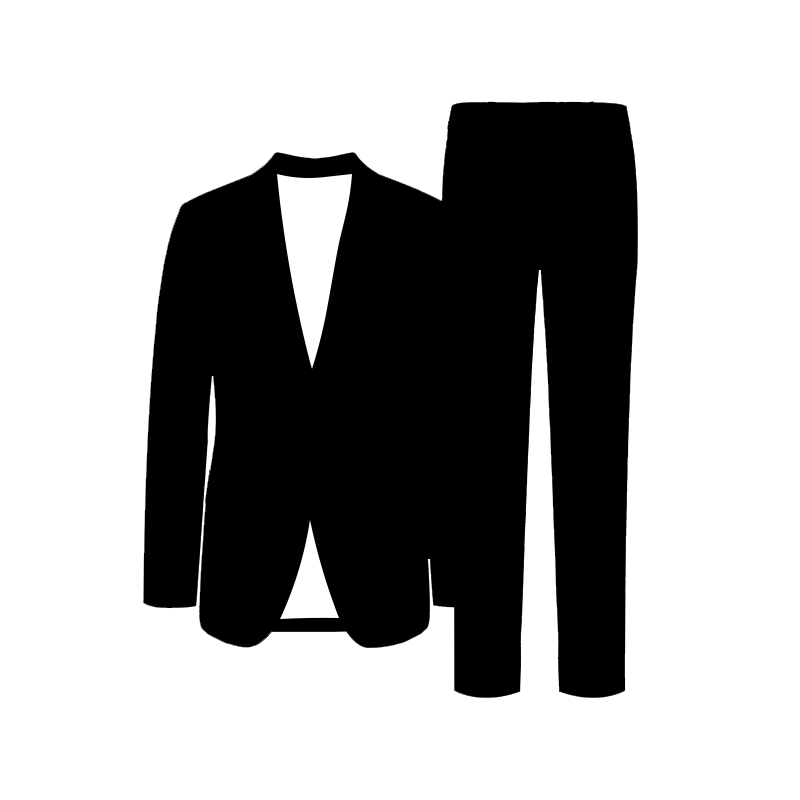
#> input picture test/step2layerpre/suit1fabric1/outsuit/maske_outsuit_1/maske_outsuit_1.png, 800 x 800 px, found by its file name
$ python mask.py
#> lines starting #> are read from the running program, lines starting #| are printed output that depends on the picture; after the words box and inside, x2 and y2 are one past the last pixel; in counts of white or black regions, pixels touching at a corner belong together
from PIL import Image
import numpy as np
import os

def apply_mask_and_fill(mask_path, fill_path, output_path):
    # 读取遮罩图片和填充图片
    mask_image = Image.open(mask_path).convert('L')  # 转换为灰度图
    fill_image = Image.open(fill_path).convert('RGB')
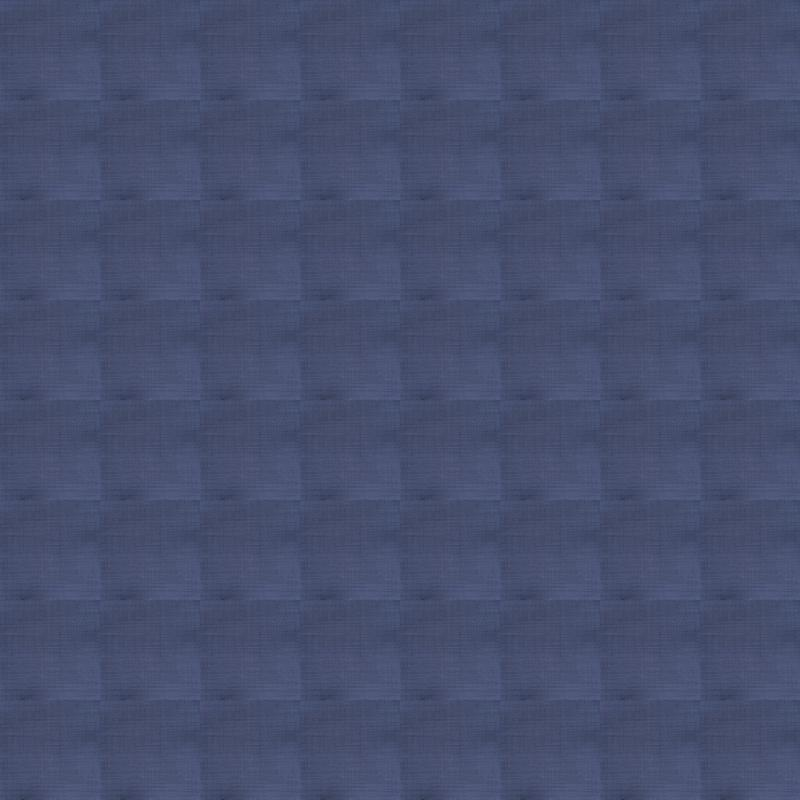
#> input picture test/step3maskpre/3_1mask/fill_1/fabric1.jpg, 800 x 800 px, found by its file name
#> fill_image is the input picture: PIL image 800x800 RGB; mean R, G, B 71.2, 79.6, 110.6

    # 将遮罩图转换为NumPy数组
    mask_array = np.array(mask_image)

    # 生成黑色部分的掩码（黑色为0，其他为1）
    black_mask = mask_array == 0
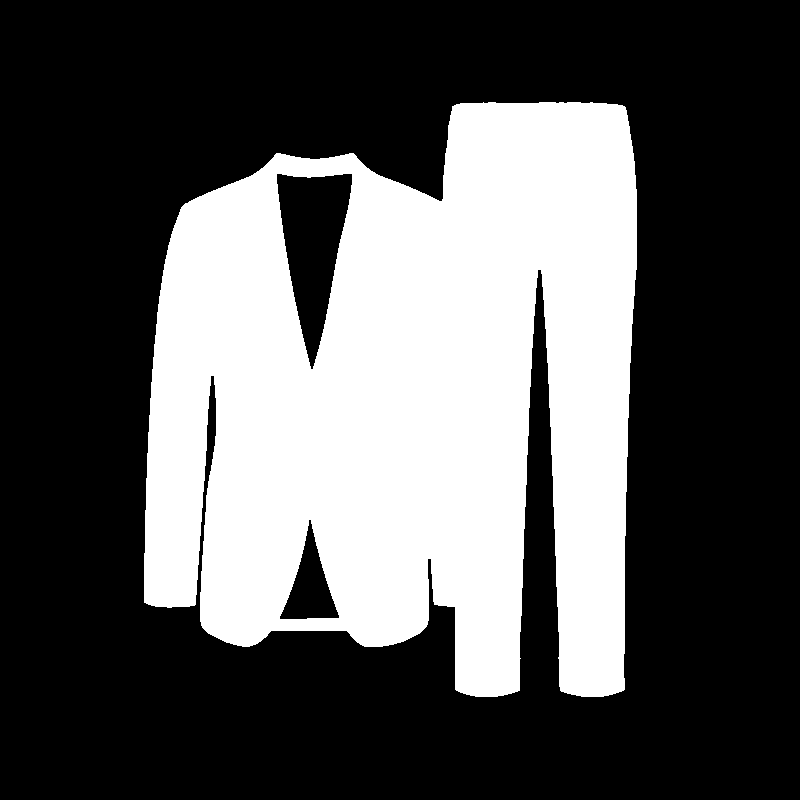
#> black_mask: shape (800, 800) bool; 34% white; 1 white region, box (x1, y1, x2, y2) and area: (144, 102, 637, 697) 217561

    # 调整填充图片的大小以适应遮罩图片
    fill_image_resized = fill_image.resize(mask_image.size)
    fill_array = np.array(fill_image_resized)

    # 创建最终合成图像（与遮罩图相同的尺寸）
    result_image = Image.new('RGB', mask_image.size)
#> result_image: PIL image 800x800 RGB; every value is 0
    result_array = np.array(result_image)

    # 将填充图片的内容复制到黑色区域
    result_array[black_mask] = fill_array[black_mask]
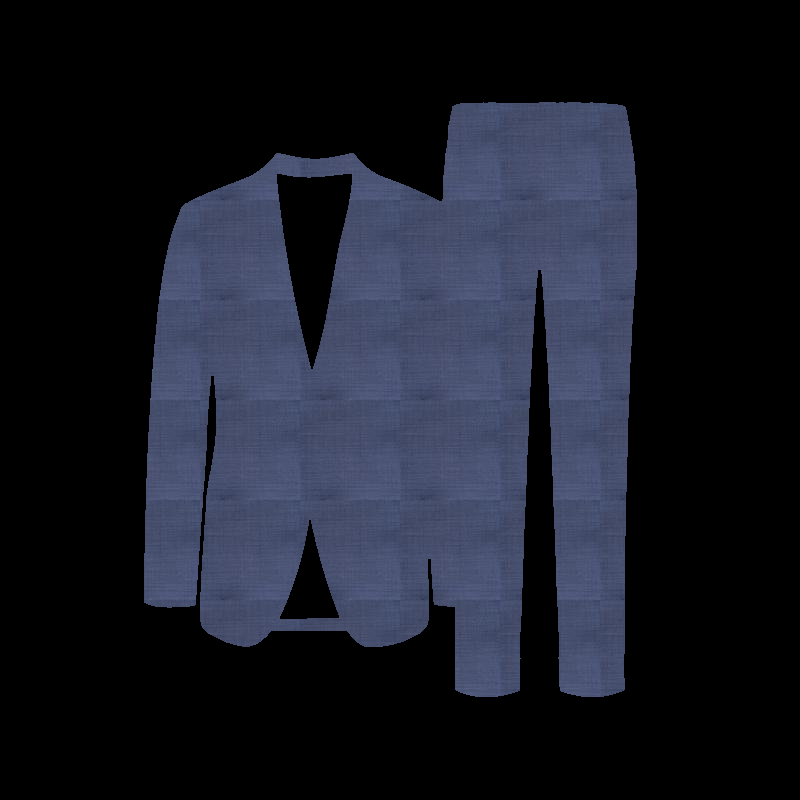
#> result_array: shape (800, 800, 3); mean R, G, B 24.2, 27.1, 37.7

    # 将遮罩图片的非黑色部分保持原样
    mask_rgb = Image.open(mask_path).convert('RGB')
#> mask_rgb is the input picture: PIL image 800x800 RGB; min 0, max 255, mean 167.4
    mask_rgb_array = np.array(mask_rgb)
    result_array[~black_mask] = mask_rgb_array[~black_mask]
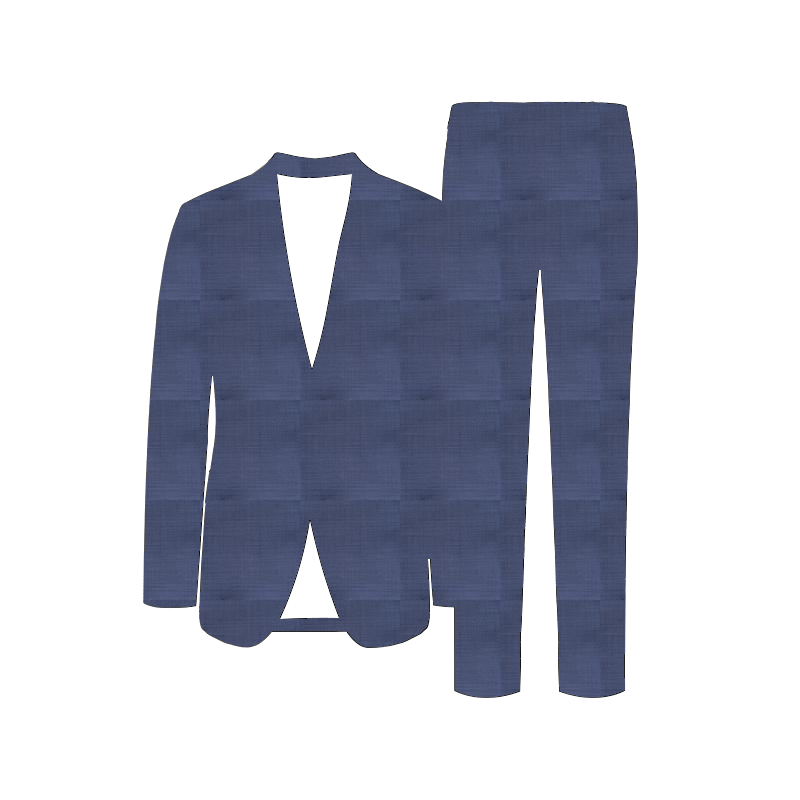
#> result_array: shape (800, 800, 3); mean R, G, B 191.6, 194.5, 205.1

    # 保存合成后的图片
    final_image = Image.fromarray(result_array)
    final_image.save(output_path)

# 文件路径设置
mask_path = r'C:\Users\pc\Desktop\kute2025\step2layerpre\suit1fabric1\outsuit\maske_outsuit_1\maske_outsuit_1.png'  # 遮罩图片路径
fill_path = r'C:\Users\pc\Desktop\kute2025\step3maskpre\3_1mask\fill_1\fabric1.jpg'  # 填充图片路径
output_path = r'C:\Users\pc\Desktop\kute2025\step3maskpre\3_1mask\maskresult_1\maskresult_1.png'  # 输出图片路径

# 执行函数
apply_mask_and_fill(mask_path, fill_path, output_path)
